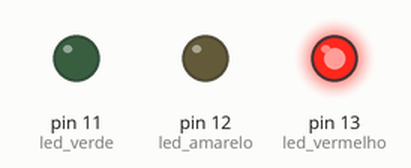
A sketch run on a simulated Arduino Uno, built with avr-gcc and run on an emulated ATmega328P. Shown: output pins drawn as LEDs (lit = HIGH).

Above: at 0.2 s.
At 1.2 s:
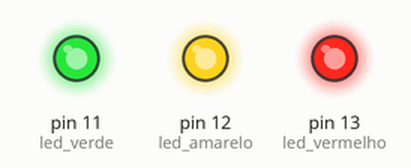
At 2.7 s:
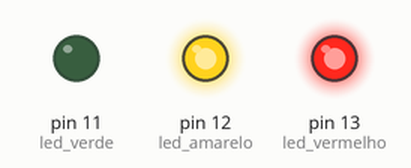
At 3.7 s:
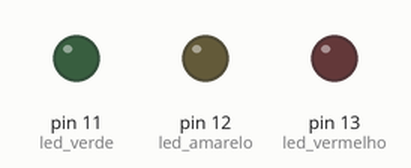
Timing chart, 0 to 4.6 s (numbered marks = the images above):
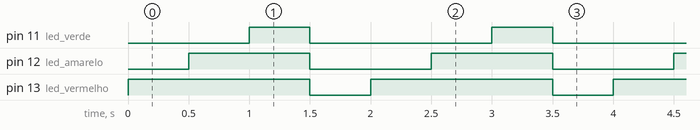

The sketch:

ARQ_BASE.ino
```cpp
/*
Projeto: Pisca LED
Instituição: SENAI Jaguariuna
Autor: Eduardo Splissigo
Data: 07/08/2026                  Rev.:0
*/

//Incluir Bibliotécas}

//Nomear os pinos
const int bot_1 = 1;
const int led_vermelho = 13;
const int led_amarelo = 12;
const int led_verde = 11;

//Declarar as variaveis globais

void setup() {
  pinMode(bot_1, INPUT);
  pinMode(led_vermelho, OUTPUT);
  pinMode(led_amarelo, OUTPUT);
  pinMode(led_verde, OUTPUT);

}

void loop() {
  digitalWrite(led_vermelho, HIGH);
  delay(500);
  digitalWrite(led_amarelo, HIGH);
  delay(500);
  digitalWrite(led_verde, HIGH);
  delay(500);
  digitalWrite(led_vermelho, LOW);
  digitalWrite(led_amarelo, LOW);
  digitalWrite(led_verde, LOW);
  delay(500);
}
```

Measured:
- by itself, pin 11 (led_verde): alternates HIGH for 0.50 s and LOW for 1.5 s
- by itself, pin 12 (led_amarelo): alternates HIGH for 1.0 s and LOW for 1.0 s
- by itself, pin 13 (led_vermelho): alternates HIGH for 1.5 s and LOW for 0.50 s
